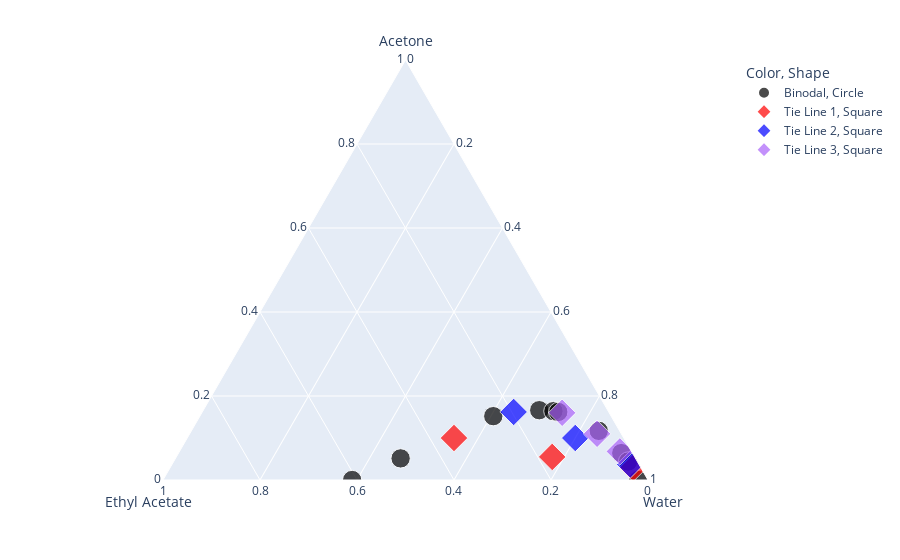

This figure's notebook cell:
### Code cell
### PLOTLY - TERNARY PHASE DIAGRAM
# Importing Pandas and plotly
import pandas as pd
import os
root_dir = os.getcwd()
import plotly.express as px

# Changing Directory back to the folder 'Dataset_Final' (root directory)
os.chdir(root_dir)
# Opening Dataset in Pandas
binodal = pd.read_csv('Example_Data.csv')

# Defining figure parameters for Plotly
fig = px.scatter_ternary(binodal, # data
                         a="Acetone", b="Ethyl Acetate", c="Water", 
                         size = 'Size', size_max = 15, #size of data points (bigger for tie lines)
                         color = 'Color', color_discrete_map = {"Binodal" : "black", 
                                                               "Tie Line 1" : "red", 
                                                               "Tie Line 2" : "blue"}, #Defines color for various points
                         symbol = "Shape") # shape (circles, squares, diamonds)
# Show ternary plot
fig.show()

# Exporting SVG
# Define preferred export format and export engine as Kaleido
fig.to_image(format="svg", engine="kaleido")
# Export image as 'Binodal.png'
fig.write_image('Binodal_plotly.svg')

# Exporting PNG
# Define preferred export format and export engine as Kaleido
fig.to_image(format="png", engine="kaleido")
# Export image as 'Binodal.png'
fig.write_image('Binodal_plotly.png')

### Figure 1 — Plotly figure (JSON) as saved in the notebook; plotly's stock layout.template omitted (floating-point values rounded to 4 significant figures)
{"data": [{"a": [0, 0.051, 0.152, 0.166, 0.164, 0.162, 0.117, 0.064, 0.044, 0], "b": [0.61, 0.48, 0.243, 0.141, 0.113, 0.104, 0.043, 0.023, 0.019, 0.02], "c": [0.39, 0.46, 0.605, 0.692, 0.723, 0.734, 0.84, 0.912, 0.937, 0.98], "hovertemplate": "Color=Binodal<br>Shape=Circle<br>Acetone=%{a}<br>Ethyl Acetate=%{b}<br>Water=%{c}<br>Size=%{marker.size}<extra></extra>", "legendgroup": "Binodal, Circle", "marker": {"color": "black", "size": [5, 5, 5, 5, 5, 5, 5, 5, 5, 5], "sizemode": "area", "sizeref": 0.02667, "symbol": "circle"}, "mode": "markers", "name": "Binodal, Circle", "showlegend": true, "subplot": "ternary", "type": "scatterternary"}, {"a": [0.1, 0.055, 0.029], "b": [0.35, 0.17, 0.016], "c": [0.55, 0.775, 0.954], "hovertemplate": "Color=Tie Line 1<br>Shape=Square<br>Acetone=%{a}<br>Ethyl Acetate=%{b}<br>Water=%{c}<br>Size=%{marker.size}<extra></extra>", "legendgroup": "Tie Line 1, Square", "marker": {"color": "red", "size": [6, 6, 6], "sizemode": "area", "sizeref": 0.02667, "symbol": "diamond"}, "mode": "markers", "name": "Tie Line 1, Square", "showlegend": true, "subplot": "ternary", "type": "scatterternary"}, {"a": [0.162, 0.1, 0.037], "b": [0.196, 0.1, 0.018], "c": [0.642, 0.8, 0.945], "hovertemplate": "Color=Tie Line 2<br>Shape=Square<br>Acetone=%{a}<br>Ethyl Acetate=%{b}<br>Water=%{c}<br>Size=%{marker.size}<extra></extra>", "legendgroup": "Tie Line 2, Square", "marker": {"color": "blue", "size": [6, 6, 6], "sizemode": "area", "sizeref": 0.02667, "symbol": "diamond"}, "mode": "markers", "name": "Tie Line 2, Square", "showlegend": true, "subplot": "ternary", "type": "scatterternary"}, {"a": [0.16, 0.11, 0.068], "b": [0.097, 0.05, 0.024], "c": [0.743, 0.84, 0.908], "hovertemplate": "Color=Tie Line 3<br>Shape=Square<br>Acetone=%{a}<br>Ethyl Acetate=%{b}<br>Water=%{c}<br>Size=%{marker.size}<extra></extra>", "legendgroup": "Tie Line 3, Square", "marker": {"color": "#ab63fa", "size": [6, 6, 6], "sizemode": "area", "sizeref": 0.02667, "symbol": "diamond"}, "mode": "markers", "name": "Tie Line 3, Square", "showlegend": true, "subplot": "ternary", "type": "scatterternary"}], "layout": {"legend": {"itemsizing": "constant", "title": {"text": "Color, Shape"}, "tracegroupgap": 0}, "margin": {"t": 60}, "ternary": {"aaxis": {"title": {"text": "Acetone"}}, "baxis": {"title": {"text": "Ethyl Acetate"}}, "caxis": {"title": {"text": "Water"}}, "domain": {"x": [0, 1], "y": [0, 1]}}}}
